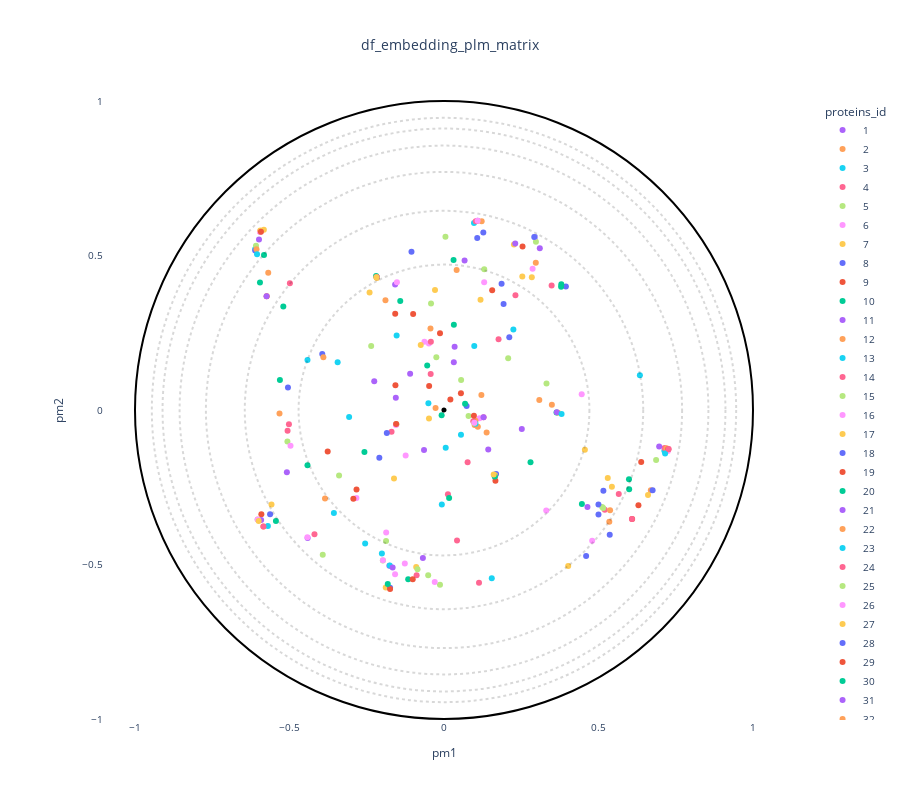
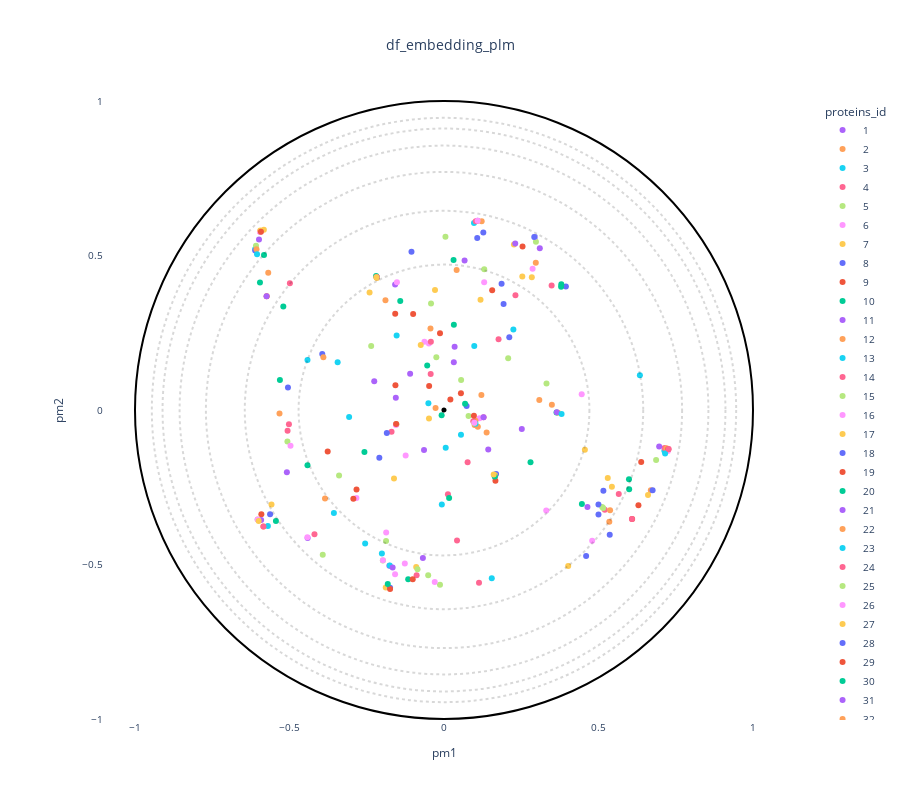
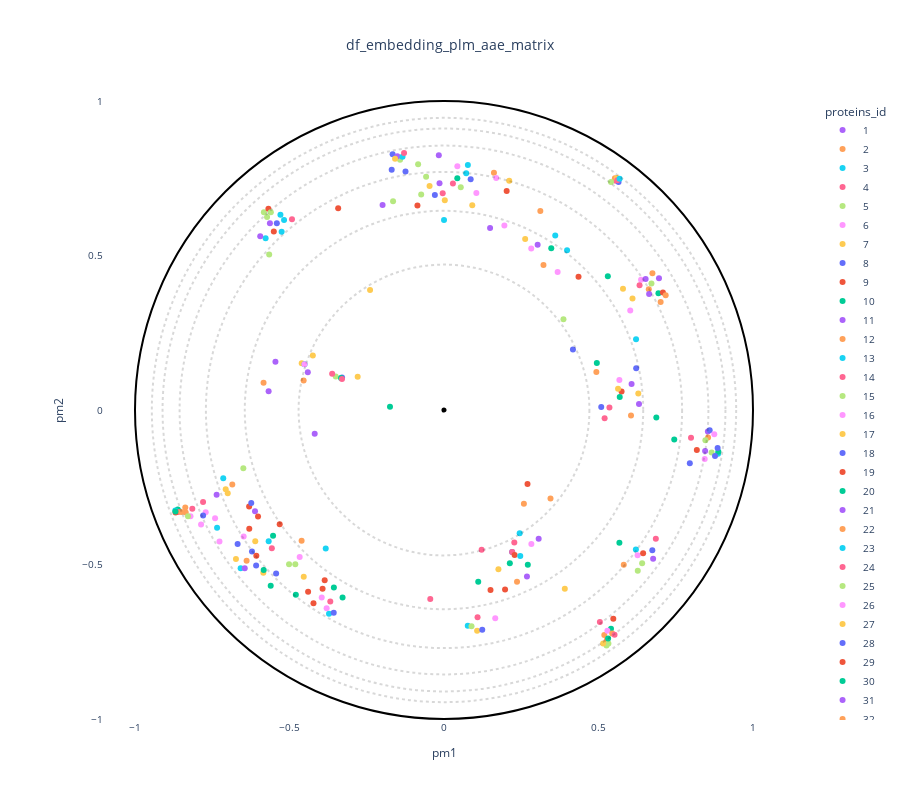
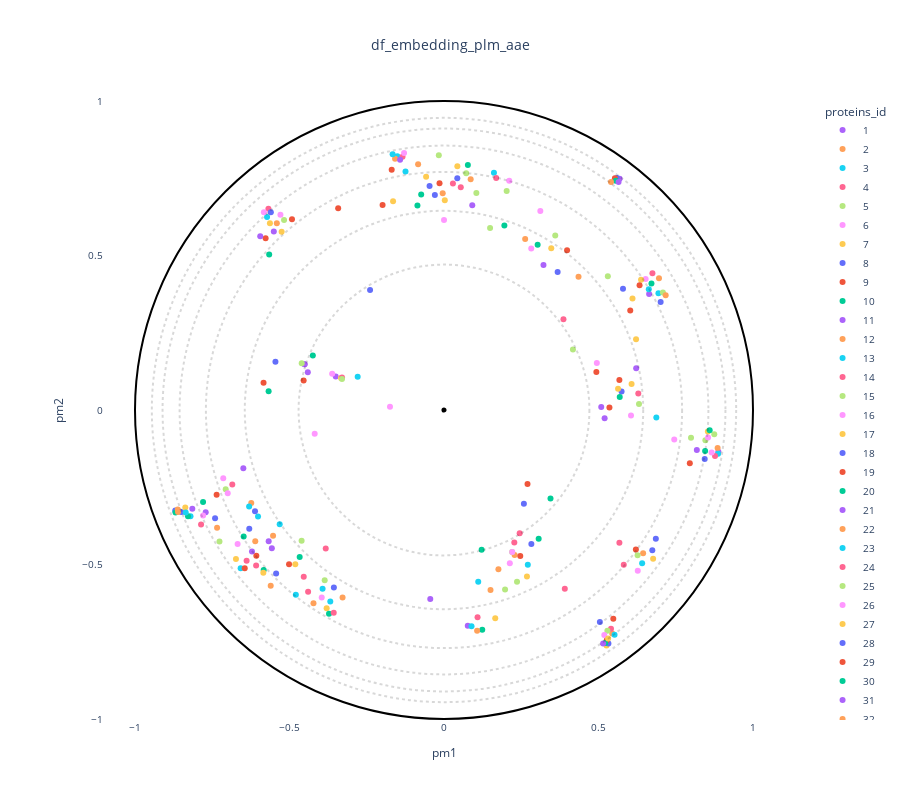

Source (notebook cell) for these figures, in order:
### Code cell
# Liste des 4 DataFrames à afficher
dfs = [df_embedding_plm_matrix, df_embedding_plm,df_embedding_plm_aae_matrix, df_embedding_plm_aae, df_embedding_pssm_matrix, df_embedding_pssm]
titles = [
    "df_embedding_plm_matrix",
    "df_embedding_plm",
    "df_embedding_plm_aae_matrix",
    "df_embedding_plm_aae",
    "df_embedding_pssm_matrix",
    "df_embedding_pssm"
]

labels_name = "proteins_id"  # labels déjà présents dans le df
second_labels_name = None
show_text = False
labels_text = []
color_palette = globin_palette  # palette personnalisée si définie
use_custom_palette = True

# Affichage séquentiel : chaque figure sera dans une fenêtre Plotly séparée
for i, df in enumerate(dfs):
    title = titles[i]
    
    fig_i = plot_embedding_interactive(
        df,
        labels_name=labels_name,
        second_labels_name=second_labels_name,
        show_text=show_text,
        labels_text=labels_text,
        color_palette=color_palette if use_custom_palette else None,
        title=title,
        fontsize=10
    )
    fig_i.show()  # Affiche la figure immédiatement
